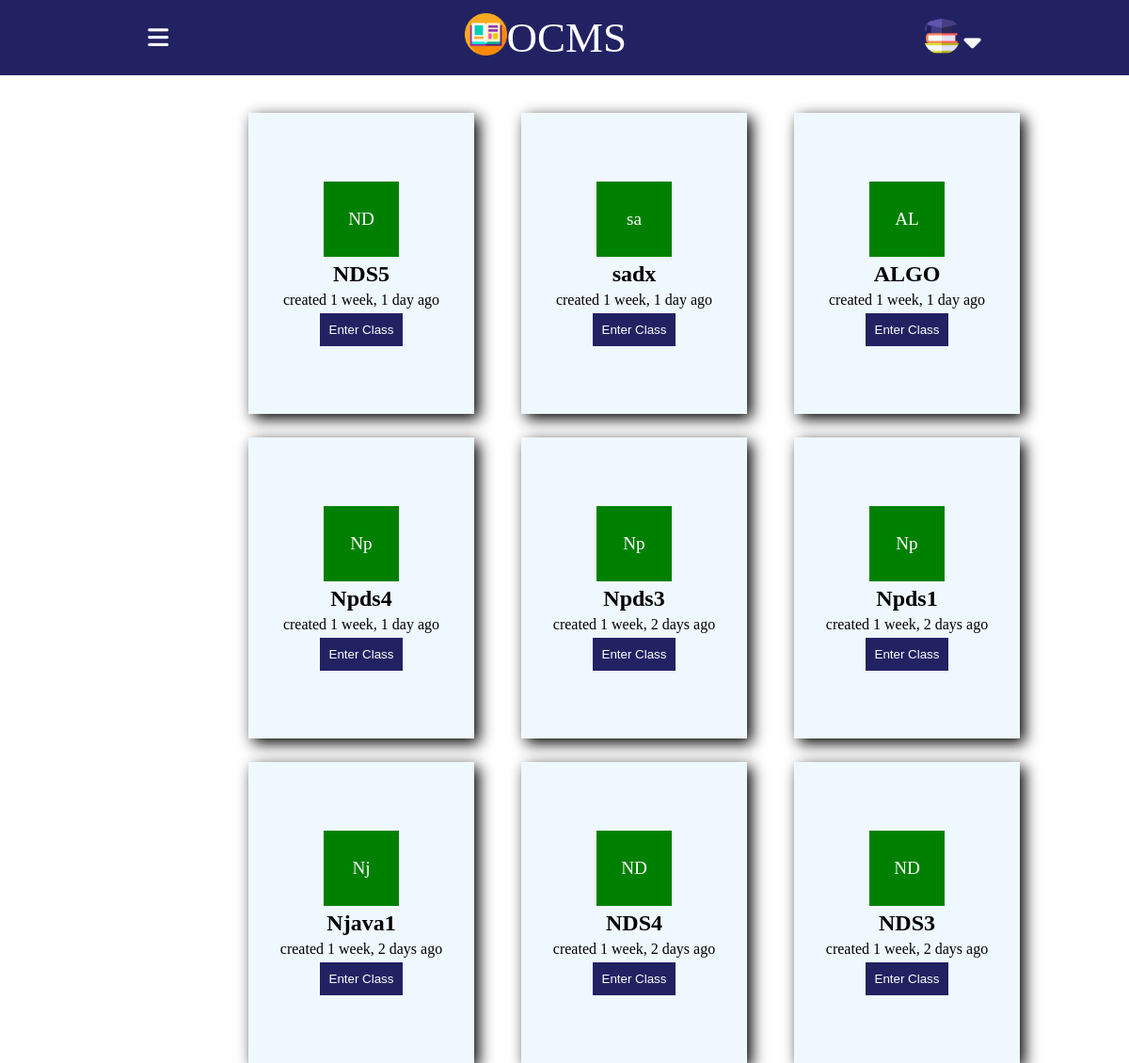
The app's page /teacher_room/ (signed in) with its own data.
### base/models.py (models this page shows, shortened)
class Room(models.Model):
    course_id=models.CharField(max_length=100)
    teacher=models.CharField(max_length=100)
    name = models.CharField(max_length=200) #set it to host.subject_name during declaration by default
    description = models.TextField(null=True, blank=True)
    avatar = models.ImageField(null=True, default="avatar.svg")
    room_code=models.CharField(max_length=100)
    updated = models.DateTimeField(auto_now=True)
    created = models.DateTimeField(auto_now_add=True)
    class Meta:
        ordering = ['-updated', '-created']

### base/views.py (the view)
# urls.py: path("teacher_room/",views.teacher_room,name="teacher-room"),
@login_required(login_url='check')
def teacher_room(request):
    Teacher_User=get_object_or_404(Teacher, user=request.user)
    rooms=Teacher_User.rooms.all
    context={'rooms':rooms}
    return render(request,'base/teacher_room.html',context)

### base/templates/base/teacher_room.html (shortened to what this page needs)
{% load static %}
<!DOCTYPE html>
<html lang="en">
<head>
    <link rel="stylesheet" href="{% static 'styles/join_room.css' %}">
</head>
<body>
    <div class="nav">
        <i id="dropdown" class=" dropdown fa-solid fa-bars"></i>
     <div class="logo"><img src="{% static 'images/1414305.png' %}" class="img">
        <p style="font-size: 45px;">OCMS</p></div>
        <div class="profile">
            <img src="{% static 'images/4430487.png' %}" class="pic">
            <i class="dropdowm-icon fa-solid fa-caret-down"></i>
        </div>
    </div>
<div class="wrapper2">
    <div id="classinfo" class="classinfo">
        {% for room in rooms %}
        <div class="card card1">
        <div class="classicon">
            {{ room.name|slice:":2" }}
        </div>
          <h2>{{room.name}}</h2>
          <p>created {{room.created | timesince}} ago</p>
         <button  type="submit"><a href="{% url 'troom' room.id %}">Enter Class</a></button>
        </div>
        {% endfor %}
</div>
</div>
</body>
</html>

### static/styles/join_room.css (style rules this page uses)
* { margin: 0; border: 0; box-sizing: border-box; }
body { height: 100vh; width: 100vw; display: flex; flex-direction: column; }
.img { height: 45px; }
.nav { width: 100vw; height: 10vh; background-color:rgb(34, 34, 99); position: absolute; top:0; display: flex; justify-content: space-around; align-items: center; color: white; }
.pic { height: 40px; width: 40px; border-radius: 50%; }
.dropdowm-icon { position: relative; bottom:3px; font-size: 29px; color: white; }
.logo { display: flex; }
.dropdown { font-size: 25px; }
.wrapper2 { display: flex; flex-direction: column; position: relative; position: absolute; top:15vh; left: 22vw; }
.classicon { height: 80px; width: 80px; background-color: green; display: flex; justify-content: center; align-items: center; color: white; font-size: larger; }
.classinfo { display: grid; grid-template-columns: 1fr 1fr 1fr; gap: 15px; column-gap: 50px; row-gap: 25px; }
.classinfo .card { height: 40vh; width: 20vw; background-color: aliceblue; display: flex; gap: 5px; box-shadow: 5px 5px 15px; flex-direction: column; justify-content: center; align-items: center; transition: transform; transition-duration: 1.5s; }
.card button a { text-decoration: none; color: white; }
.card button { padding: 10px; border: none; background-color: rgb(34, 34, 99); color: white; }

### records on screen
Room: name "ND", name "NDS5", created "1 week, 1 day"
Room: name "sa", name "sadx", created "1 week, 1 day"
Room: name "AL", name "ALGO", created "1 week, 1 day"
Room: name "Np", name "Npds4", created "1 week, 1 day"
Room: name "Np", name "Npds3", created "1 week, 2 days"
Room: name "Np", name "Npds1", created "1 week, 2 days"
Room: name "Nj", name "Njava1", created "1 week, 2 days"
Room: name "ND", name "NDS4", created "1 week, 2 days"
Room: name "ND", name "NDS3", created "1 week, 2 days"
